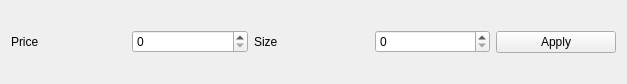
<?xml version="1.0" encoding="UTF-8"?>
<ui version="4.0">
 <class>BlotterFilterPane</class>
 <widget class="QWidget" name="BlotterFilterPane">
  <property name="geometry">
   <rect>
    <x>0</x>
    <y>0</y>
    <width>627</width>
    <height>84</height>
   </rect>
  </property>
  <property name="windowTitle">
   <string>BlotterFilterPane</string>
  </property>
  <layout class="QHBoxLayout" name="horizontalLayout_2" stretch="8,2">
   <item>
    <layout class="QHBoxLayout" name="horizontalLayout">
     <item>
      <widget class="QLabel" name="label">
       <property name="text">
        <string>Price</string>
       </property>
      </widget>
     </item>
     <item>
      <widget class="QSpinBox" name="spinPrice">
       <property name="maximum">
        <number>100000</number>
       </property>
      </widget>
     </item>
     <item>
      <widget class="QLabel" name="label_2">
       <property name="text">
        <string>Size</string>
       </property>
      </widget>
     </item>
     <item>
      <widget class="QSpinBox" name="spinSize">
       <property name="maximum">
        <number>1000000</number>
       </property>
      </widget>
     </item>
    </layout>
   </item>
   <item>
    <widget class="QPushButton" name="btnApply">
     <property name="text">
      <string>Apply</string>
     </property>
    </widget>
   </item>
  </layout>
 </widget>
 <layoutdefault spacing="6" margin="11"/>
 <resources/>
 <connections>
  <connection>
   <sender>btnApply</sender>
   <signal>clicked(bool)</signal>
   <receiver>BlotterFilterPane</receiver>
   <slot>OnApplyCliecked(bool)</slot>
   <hints>
    <hint type="sourcelabel">
     <x>557</x>
     <y>44</y>
    </hint>
    <hint type="destinationlabel">
     <x>546</x>
     <y>75</y>
    </hint>
   </hints>
  </connection>
 </connections>
 <slots>
  <slot>OnApplyCliecked(bool)</slot>
 </slots>
</ui>
